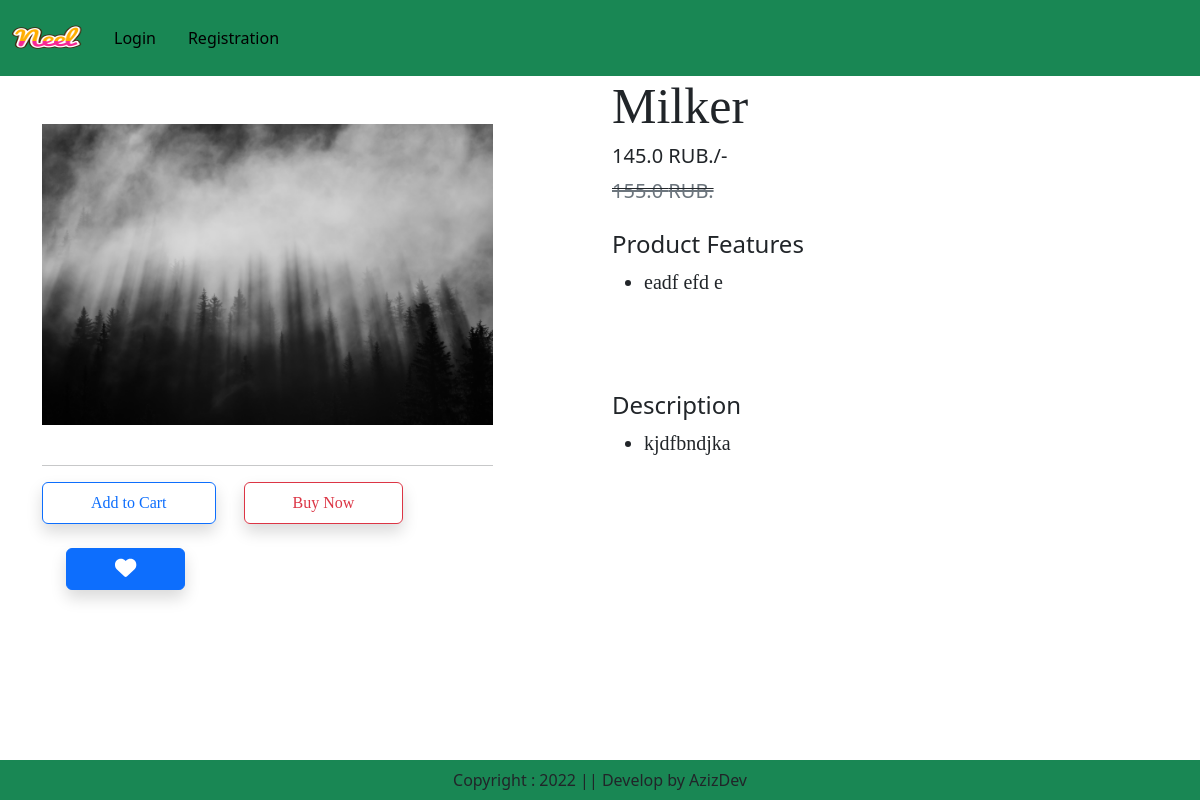
Screenshot of /product-detail/2 with the database file from the repository.
### app/models.py (models this page shows, shortened)
class Product(models.Model):
    title = models.CharField(max_length=100)
    selling_price = models.FloatField()
    discounted_price = models.FloatField()
    description = models.TextField()
    composition = models.TextField(default='')
    prodapp = models.TextField(default='')
    category = models.CharField(choices=CATEGORY_CHOICES,max_length=2)
    product_image = models.ImageField(upload_to='product')

### app/views.py (the view)
# urls.py: path('product-detail/<int:pk>', views.ProductDetail.as_view(),name="product-detail"),
class ProductDetail(View):
    def get(self,request, pk):
        product = Product.objects.get(pk=pk)
        return render(request, "app/product_detail.html", locals())

### app/templates/app/product_detail.html (shortened to what this page needs)
{% extends 'app/base.html' %}
{% load static %}
{% block main-content %}
<div class="container" xmlns="http://www.w3.org/1999/html">
        <div class="row flex justify-content-between">
            <div class="img2 col-lg-5 mt-5">
                <img src="{{ product.product_image.url }}" alt="" width="100%">
                <br><br>
                <hr>
                <div class="button row flex" style="font-family: Rajdhani;">
                    <form action="/add-to-cart" class="d-inline">
                    <button type="submit" class="btn btn-outline-primary shadow px-5 py-2">Add to Cart</button>
                    <button type="submit" class="btn btn-outline-danger shadow px-5 py-2 ms-4">Buy Now</button>
                        <br><br>
                    {% if wishlist %}
                        <a pid="{{ product.id }}" class="minus-wishlist btn btn-danger shadow px-5 py-2 ms-4"><i class="fas fa-heart fa-lg"></i></a>
                    {% else %}
                        <a pid="{{ product.id }}" class="plus-wishlist btn btn-primary shadow px-5 py-2 ms-4"><i class="fas fa-heart fa-lg"></i></a>
                    {% endif %}
                    </form>
                </div>
            </div>
            <div class="productdetail col-lg-6">
                <h1 style="font-family: Georgia; font-size: 50px;">{{ product.title }}</h1>
                <h5>{{ product.discounted_price }} RUB./-</h5>
                    <del><small class="text-decoration-line-through text-muted fs-5">{{ product.selling_price }} RUB.</small></del>
                <br><br><h4>Product Features</h4>
                <ul class="fs-5" style="font-family: Rajdhani;">
                    <li>{{ product.description }}</li>
                    <br>
                </ul>
                <br><br><h4>Description</h4>
                <ul class="fs-5" style="font-family: Rajdhani;">
                    <li>{{ product.composition }}</li>
                    <br>
                </ul>
                <br><br>
            </div>
        </div>
    </div>
{% endblock main-content %}

### rows the page displays
Product: product_image (picture), title "Milker", discounted_price "145.0", selling_price "155.0", description "eadf efd e", composition "kjdfbndjka"
